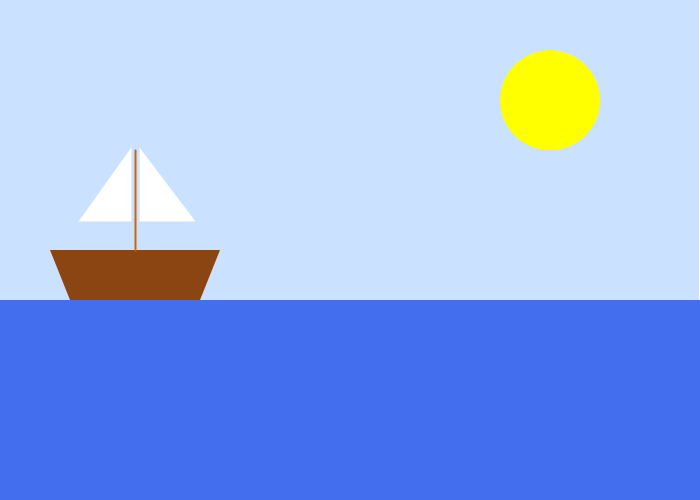
Frame 1 (no input)
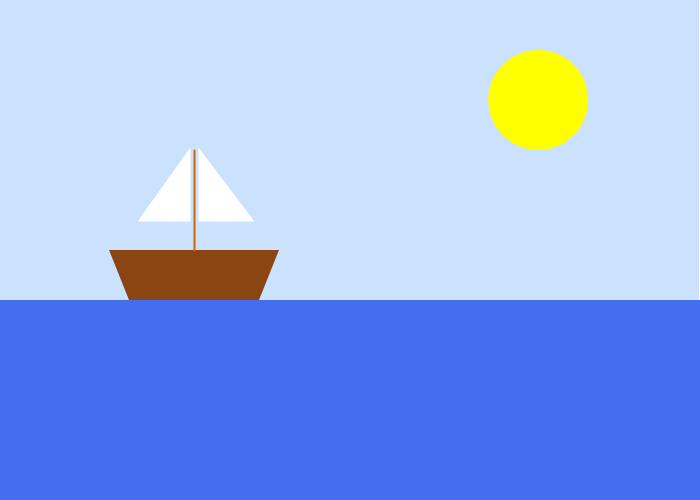
Frame 60 (the mouse pressed at the canvas centre just before this capture)
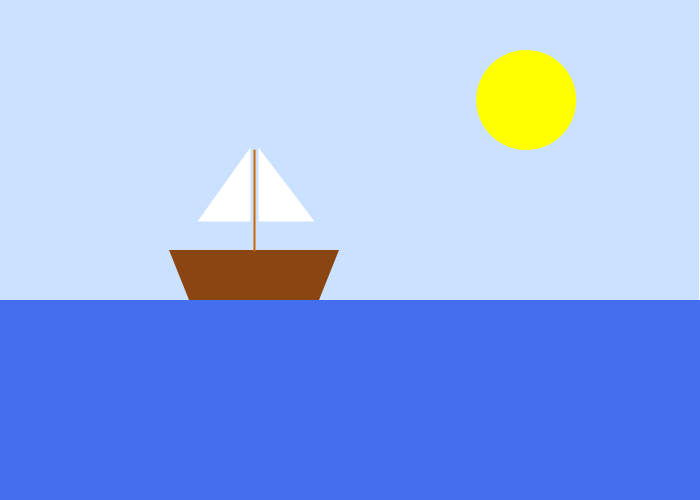
Frame 120 (the mouse held since frame 60 and released just before this capture)

The Processing sketch that drew these frames (run headless with seeded random() and noise(); from frame 60 on, the mouse is pressed at the canvas centre):

// Processing sketch: processing_50537
// ── processing_50537.pde

int barcoX; 
int lineaX;
int triX;
int tri2X;
float sol;

void setup() {
  size(700,500);
  barcoX=50;
  lineaX=135;
  triX=130;
  tri2X=140;
  sol=550;
}

void draw() {
  //diseño
   noStroke();
  background(255,255,255);
 
    fill(202,225,255);
      rect(0,0,699,499);
    fill(255,255,0);
    //sol
      ellipse(sol,100,100,100);
    fill(67,110,238);
        rect(0,300,700,400);
        //barco
     fill(139,69,19);
       quad(barcoX,250,barcoX+170,250,barcoX+150,300,barcoX+20,300);
       //linea
        fill(0);
        stroke(#CC6600);
          strokeWeight(2);
        line(lineaX,150,lineaX,250);
     //triangulos
     stroke(#ffffff);
     fill(#ffffff);
       triangle(triX,150,triX,220,triX-50,220);
       triangle(tri2X,150,tri2X,220,tri2X+53,220);
         
      

  barcoX=barcoX+1; 
  lineaX=lineaX+1;
  triX=triX+1;
  tri2X=tri2X+1;
  sol=sol-0.2;
  
}
